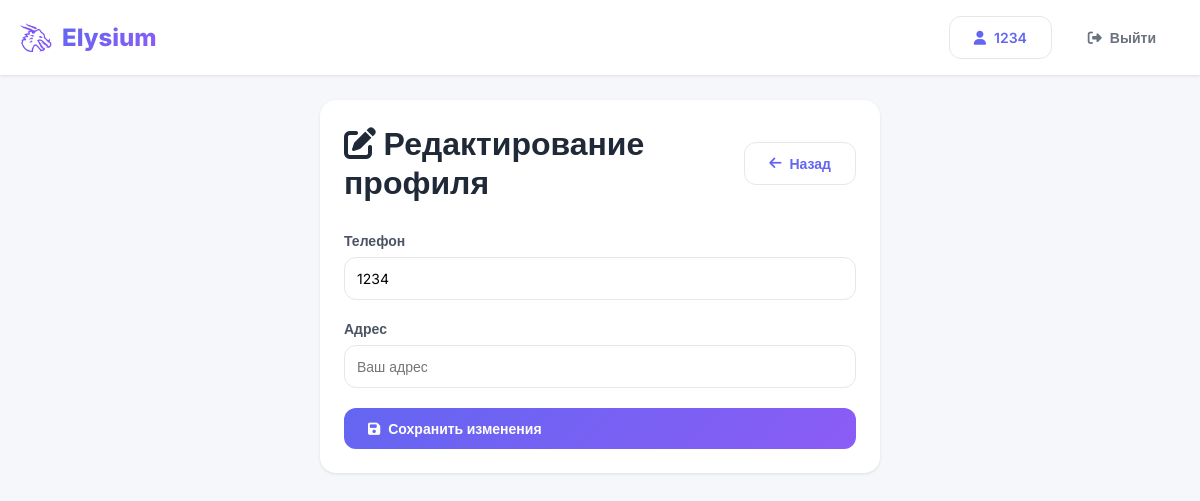
The page /profile/edit/ (signed in) on the database as committed earlier.
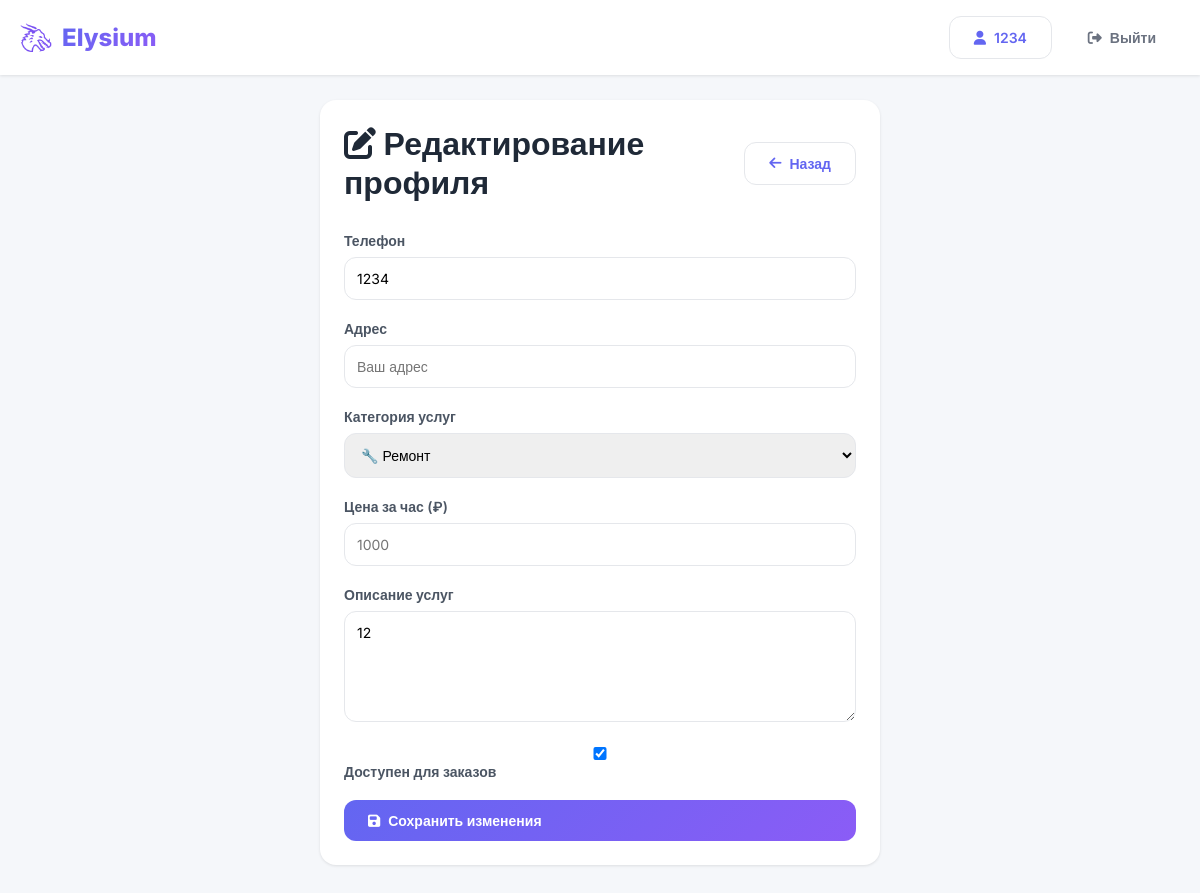
The same page on the database as committed later.
### main/models.py (models this page shows, shortened)
class Profile(models.Model):
    ROLE_CHOICES = [
        ('client', 'Заказчик'),
        ('performer', 'Исполнитель'),
    ]
    user = models.OneToOneField(User, on_delete=models.CASCADE, related_name='profile')
    phone = models.CharField(max_length=20, blank=True)
    avatar = models.ImageField(upload_to='avatars/', blank=True, null=True)
    role = models.CharField(max_length=20, choices=ROLE_CHOICES, default='client')
    latitude = models.FloatField(blank=True, null=True)
    longitude = models.FloatField(blank=True, null=True)
    address = models.CharField(max_length=500, blank=True)
    category = models.CharField(max_length=50, blank=True, null=True)
    description = models.TextField(blank=True)
    price = models.DecimalField(max_digits=10, decimal_places=2, blank=True, null=True)
    rating = models.FloatField(default=0)
    completed_orders = models.IntegerField(default=0)
    is_available = models.BooleanField(default=True)
    created_at = models.DateTimeField(auto_now_add=True)
    updated_at = models.DateTimeField(auto_now=True)

### main/views.py (the view, shortened to what this page needs)
# urls.py: path('profile/edit/', views.edit_profile_view, name='edit_profile'),
@login_required
def edit_profile_view(request):
    profile = request.user.profile
    context = {
        'profile': profile,
        'categories': [
            ('cleaning', '🧹 Уборка'),
            ('repair', '🔧 Ремонт'),
            ('delivery', '🚚 Доставка'),
            ('construction', '🏗️ Строительство'),
            ('design', '🎨 Дизайн'),
            ('photography', '📸 Фотография'),
            ('it', '💻 IT'),
            ('education', '📚 Образование'),
            ('beauty', '💅 Красота'),
        ],
    }
    return render(request, 'edit_profile.html', context)

### templates/edit_profile.html (shortened to what this page needs)
{% extends 'base.html' %}
{% load static %}
{% block content %}
<div class="container" style="max-width: 600px; margin: 100px auto 40px; padding: 0 20px;">
    <div class="card">
        <div style="display: flex; justify-content: space-between; align-items: center; margin-bottom: 30px;">
            <h1><i class="fas fa-edit"></i> Редактирование профиля</h1>
            <a href="{% url 'profile' %}" class="btn btn-secondary">
                <i class="fas fa-arrow-left"></i> Назад
            </a>
        </div>
        <form method="post">
            <div class="form-group">
                <label>Телефон</label>
                <input type="tel" name="phone" value="{{ profile.phone|default:'' }}" placeholder="+7 (999) 123-45-67">
            </div>
            <div class="form-group">
                <label>Адрес</label>
                <input type="text" name="address" value="{{ profile.address|default:'' }}" placeholder="Ваш адрес">
            </div>
            {% if profile.role == 'performer' %}
            <div class="form-group">
                <label>Категория услуг</label>
                <select name="category">
                    {% for value, label in categories %}
                    <option value="{{ value }}" {% if profile.category == value %}selected{% endif %}>{{ label }}</option>
                    {% endfor %}
                </select>
            </div>
            <div class="form-group">
                <label>Цена за час (₽)</label>
                <input type="number" name="price" value="{{ profile.price|default:'' }}" placeholder="1000">
            </div>
            <div class="form-group">
                <label>Описание услуг</label>
                <textarea name="description" rows="5" placeholder="Расскажите о себе...">{{ profile.description|default:'' }}</textarea>
            </div>
            <div class="form-group">
                <label>
                    <input type="checkbox" name="is_available" {% if profile.is_available %}checked{% endif %}>
                    Доступен для заказов
                </label>
            </div>
            {% endif %}
            <button type="submit" class="btn btn-primary" style="width: 100%;">
                <i class="fas fa-save"></i> Сохранить изменения
            </button>
        </form>
    </div>
</div>
{% endblock %}

Rows that differ between the two databases and show on the page:
changed Profile: role "client" → "performer" (drawn); category (not shown) → "🔧 Ремонт"; description (not shown) → "12"; is_available (not shown) → "☑"
Other text that changed with them:
text now shown: "Категория услуг Цена за час (₽) Описание услуг Доступен для заказов"
